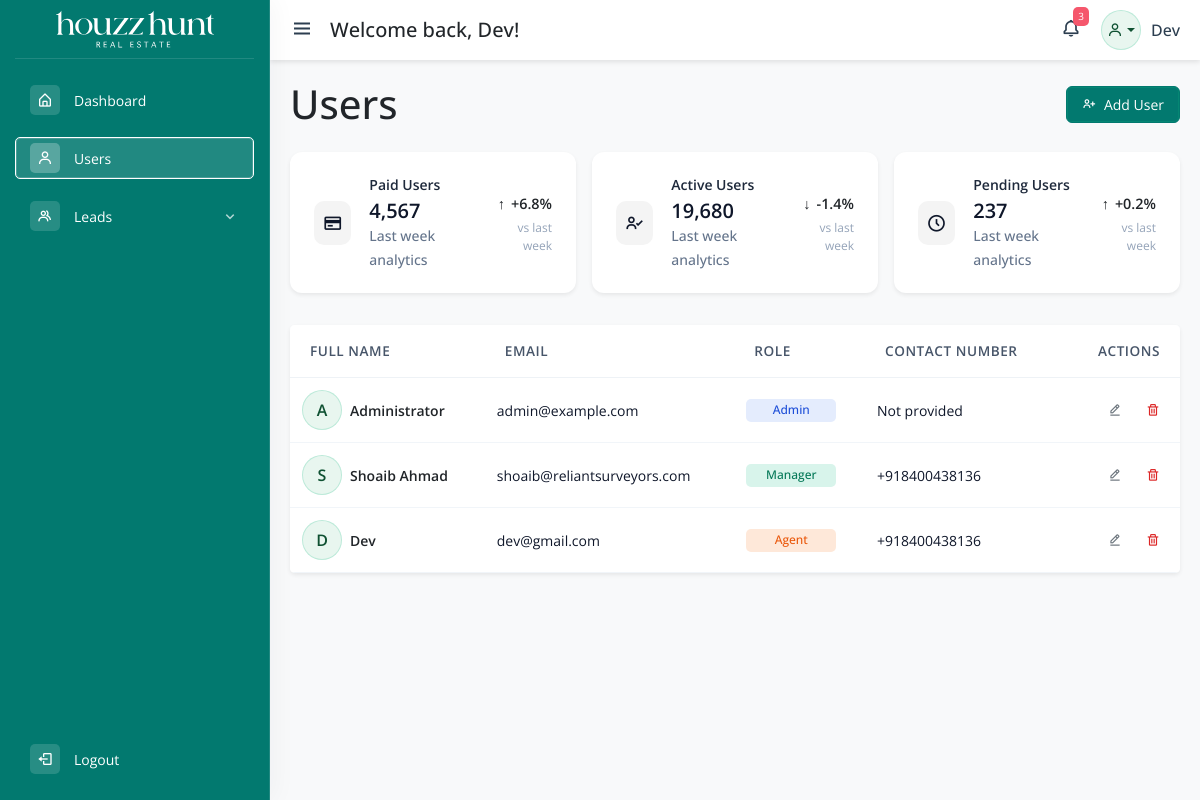
Screenshot of /users.php (signed in) with the database file from the repository.
### tables this page shows
CREATE TABLE `users` (
  `id` int(10) UNSIGNED NOT NULL,
  `full_name` varchar(255) NOT NULL,
  `email` varchar(255) NOT NULL,
  `password_hash` varchar(255) NOT NULL DEFAULT '',
  `contact_number` varchar(30) DEFAULT NULL,
  `role` enum('admin','manager','agent') NOT NULL DEFAULT 'agent',
  `created_at` timestamp NOT NULL DEFAULT current_timestamp(),
  `updated_at` timestamp NOT NULL DEFAULT current_timestamp() ON UPDATE current_timestamp()
);

### users.php (the view, shortened to what this page needs)
<?php
require_once __DIR__ . '/includes/config.php';
$users = [];
$result = $mysqli->query('SELECT id, full_name, email, contact_number, role FROM users ORDER BY id ASC');
if ($result) {
    while ($row = $result->fetch_assoc()) {
        $users[] = $row;
    }
}
?>
<?php include 'includes/common-header.php'; ?>
<div id="adminPanel">
    <?php include 'includes/sidebar.php'; ?>
    <?php include 'includes/topbar.php'; ?>
    <main class="main-content">
        <div class="d-flex justify-content-between align-items-center mb-4">
            <h1 class="mb-0">Users</h1>
            <button type="button" class="btn btn-primary" data-bs-toggle="modal" data-bs-target="#addUserModal">
                <i class="bx bx-user-plus me-1"></i> Add User
            </button>
        </div>
        <div class="row g-3 user-stats">
            <div class="col-12 col-md-6 col-xl-4">
                <div class="stats-card">
                    <div class="stats-card-icon paid">
                        <i class="bx bx-credit-card"></i>
                    </div>
                    <div class="stats-card-body">
                        <span class="stats-label">Paid Users</span>
                        <h2 class="mb-0">4,567</h2>
                        <span class="stats-subtitle">Last week analytics</span>
                    </div>
                    <div class="stats-card-footer">
                        <span class="trend trend-up">+6.8%</span>
                        <span class="comparison">vs last week</span>
                    </div>
                </div>
            </div>
            <div class="col-12 col-md-6 col-xl-4">
                <div class="stats-card">
                    <div class="stats-card-icon active">
                        <i class="bx bx-user-check"></i>
                    </div>
                    <div class="stats-card-body">
                        <span class="stats-label">Active Users</span>
                        <h2 class="mb-0">19,680</h2>
                        <span class="stats-subtitle">Last week analytics</span>
                    </div>
                    <div class="stats-card-footer">
                        <span class="trend trend-down">-1.4%</span>
                        <span class="comparison">vs last week</span>
                    </div>
                </div>
            </div>
            <div class="col-12 col-md-6 col-xl-4">
                <div class="stats-card">
                    <div class="stats-card-icon pending">
                        <i class="bx bx-time-five"></i>
                    </div>
                    <div class="stats-card-body">
                        <span class="stats-label">Pending Users</span>
                        <h2 class="mb-0">237</h2>
                        <span class="stats-subtitle">Last week analytics</span>
                    </div>
                    <div class="stats-card-footer">
                        <span class="trend trend-up">+0.2%</span>
                        <span class="comparison">vs last week</span>
                    </div>
                </div>
            </div>
        </div>
        <div class="card shadow-sm users-card">
            <div class="card-body p-0">
                <div class="table-responsive">
                    <table class="table users-table align-middle mb-0">
                        <thead>
                            <tr>
                                <th scope="col">Full Name</th>
                                <th scope="col">Email</th>
                                <th scope="col">Role</th>
                                <th scope="col">Contact Number</th>
                                <th scope="col" class="text-end">Actions</th>
                            </tr>
                        </thead>
                        <tbody>
                            <?php if (count($users) === 0): ?>
                                <tr>
                                    <td colspan="5" class="text-center text-muted py-4">No users found. Add your first user to get started.</td>
                                </tr>
                            <?php else: ?>
                                <?php foreach ($users as $user): ?>
                                    <tr>
                                        <td>
                                            <?php
                                                $name = trim($user['full_name']);
                                                $initial = '?';
                                                if ($name !== '') {
                                                    if (function_exists('mb_substr')) {
                                                        $initial = mb_substr($name, 0, 1, 'UTF-8');
                                                    } else {
                                                        $initial = substr($name, 0, 1);
                                                    }
                                                }
                                                $initial = strtoupper($initial ?: '?');
                                            ?>
                                            <div class="d-flex align-items-center gap-2">
                                                <div class="user-avatar">
                                                    <span><?php echo htmlspecialchars($initial); ?></span>
                                                </div>
                                                <div>
                                                    <div class="fw-semibold text-dark"><?php echo htmlspecialchars($user['full_name']); ?></div>
                                                </div>
                                            </div>
                                        </td>
                                        <td>
                                            <a href="mailto:<?php echo htmlspecialchars($user['email']); ?>" class="text-decoration-none"><?php echo htmlspecialchars($user['email']); ?></a>
                                        </td>
                                        <td>
                                            <?php
                                                $roleClass = [
                                                    'admin' => 'badge-role-admin',
                                                    'manager' => 'badge-role-manager',
                                                    'agent' => 'badge-role-agent'
                                                ][$user['role']] ?? 'badge-role-default';
                                            ?>
                                            <span class="badge <?php echo $roleClass; ?>">
                                                <?php echo htmlspecialchars(ucfirst($user['role'])); ?>
                                            </span>
                                        </td>
                                        <td>
                                            <?php if (!empty($user['contact_number'])): ?>
                                                <span class=""><?php echo htmlspecialchars($user['contact_number']); ?></span>
                                            <?php else: ?>
                                                <span class="">Not provided</span>
                                            <?php endif; ?>
                                        </td>
                                        <td class="text-end">
                                            <div class="d-flex justify-content-end gap-2">
                                                <button type="button" class="btn btn-sm btn-outline-secondary" title="Edit" data-bs-toggle="modal" data-bs-target="#editUserModal<?php echo $user['id']; ?>">
                                                    <i class="bx bx-edit-alt"></i>
                                                </button>
                                                <form method="post" onsubmit="return confirm('Are you sure you want to delete this user?');">
                                                    <button type="submit" class="btn btn-sm btn-outline-danger" title="Delete">
                                                        <i class="bx bx-trash"></i>
                                                    </button>
                                                </form>
                                            </div>
                                        </td>
                                    </tr>
                                <?php endforeach; ?>
                            <?php endif; ?>
                        </tbody>
                    </table>
                </div>
            </div>
        </div>
    </main>
</div>
<?php include 'includes/common-footer.php'; ?>

### assets/css/style.css (style rules this page uses)
:root { --theme-color: #02796f; }
* { margin: 0; padding: 0; box-sizing: border-box; }
body { font-family: "Open Sans", sans-serif; overflow-x: hidden; background: #f8f9fa; }
.text-decoration-none { text-decoration: none !important; color: #0f172a; }
.badge { display: inline-block; font-size: 12px; font-weight: 500; line-height: 1.4; padding: 3px 14px; border-radius: 5px; text-align: center; min-width: 90px; margin: 4px 0; }
.btn-primary { background: #02796f; color: #fff; box-shadow: inset 0 0 0 1px rgba(16, 185, 129, 0.2); border-color: #02796f; transition: all 0.3s ease-in-out; font-size: 14px; font-weight: 400; line-height: normal; padding: 8px 15px; }
.user-stats { margin-bottom: 2rem; }
.stats-card { background: #ffffff; border-radius: 12px; padding: 22px 24px; display: flex; align-items: center; justify-content: space-between; gap: 18px; box-shadow: 0 .125rem .25rem rgba(0, 0, 0, .075); transition: transform 0.2s ease, box-shadow 0.2s ease; }
.stats-card-icon { width: 44px; height: 44px; border-radius: 10px; display: inline-flex; align-items: center; justify-content: center; font-size: 20px; color: #0f172a; background-color: #f4f4f4; }
.stats-card-body { flex: 1 1 auto; }
.stats-card-body h2 { font-size: 20px; font-weight: 600; color: #0f172a; margin-bottom: 4px; }
.stats-card-body .stats-label { font-size: 0.875rem; font-weight: 600; text-transform: none; letter-spacing: 0; color: #1e293b; display: block; margin-bottom: 4px; }
.stats-card-body .stats-subtitle { font-size: 0.875rem; font-weight: 500; color: #64748b; }
.stats-card-footer { text-align: right; }
.stats-card-footer .trend { font-size: 0.9rem; font-weight: 600; display: inline-flex; align-items: center; gap: 6px; }
.stats-card-footer .comparison { font-size: 0.75rem; color: #94a3b8; display: block; margin-top: 4px; }
.trend-up::before { content: "\2191"; }
.trend-down::before { content: "\2193"; }
.users-card { border: none; border-radius: 5px; overflow: hidden; }
.users-table { margin-bottom: 0; font-size: 14px; }
.users-table thead { background: #f9fafb; border-bottom: 1px solid #eef2f6; }
.users-table thead th { font-size: 0.85rem; font-weight: 600; color: #475569; text-transform: uppercase; letter-spacing: 0.04em; border-bottom: 0; padding: 1rem 1.25rem; }
.users-table tbody tr { transition: background-color 0.2s ease, box-shadow 0.2s ease; }
.users-table tbody td { padding: 12px; vertical-align: middle; border-color: #f1f5f9; color: #0f172a; }
.user-avatar { width: 44px; height: 44px; border-radius: 5px; background: linear-gradient(135deg, rgba(0, 69, 38, 0.1), rgba(0, 69, 38, 0.25)); display: inline-flex; align-items: center; justify-content: center; font-weight: 600; color: var(--theme-color); text-transform: uppercase; font-size: 1rem; }
.badge-role-admin { background: rgba(37, 99, 235, 0.12); color: #1d4ed8; }
.badge-role-manager { background: rgba(16, 185, 129, 0.16); color: #047857; }
.badge-role-agent { background: rgba(249, 115, 22, 0.16); color: #ea580c; }
.btn-outline-secondary, .btn-outline-danger { border-radius: 5px; border: none; }
.btn-outline-danger { color: #dc2626; border-color: rgba(220, 38, 38, 0.4); }
.user-avatar { width: 40px; height: 40px; border-radius: 50%; background: #e8f6ef; color: #0f5132; box-shadow: inset 0 0 0 1px rgba(16, 185, 129, 0.2); display: flex; align-items: center; justify-content: center; cursor: pointer; }
.main-content { margin-left: 270px; margin-top: 60px; padding: 20px; min-height: calc(100vh - 60px); transition: all 0.3s ease; }

### rows the page displays
users: full_name "A", full_name "Administrator", email "admin@example.com", role "Admin", shows "Not provided"
users: full_name "S", full_name "Shoaib Ahmad", email "shoaib@reliantsurveyors.com", role "Manager", contact_number "+918400438136"
users: full_name "D", full_name "Dev", email "dev@gmail.com", role "Agent", contact_number "+918400438136"

### other values shown
$displayName "Dev"
